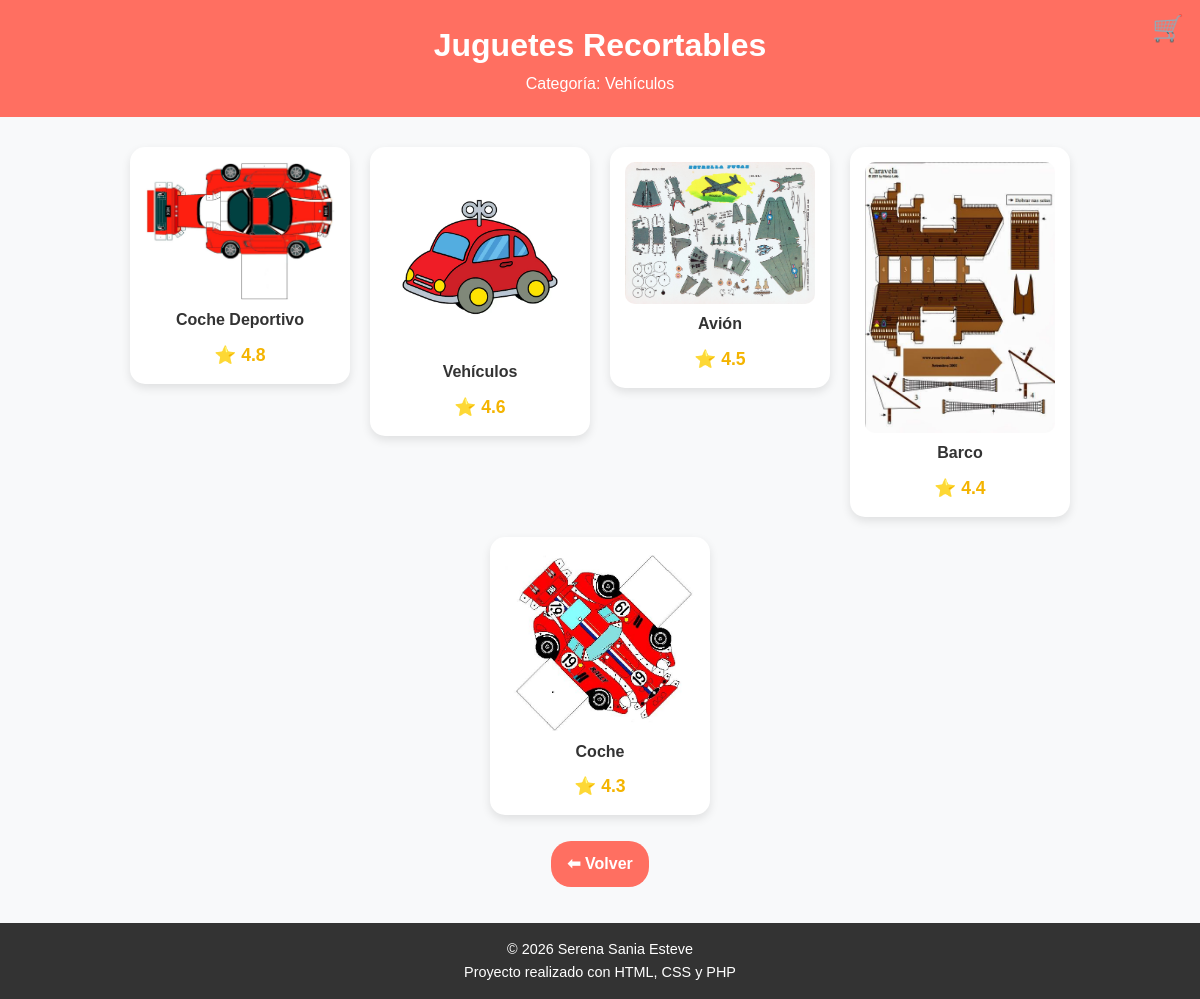
/categoria.php?c=Vehículos, run on the app's committed database.
### tables this page shows
CREATE TABLE productos (
  id INTEGER PRIMARY KEY AUTOINCREMENT,
  nombre TEXT NOT NULL,
  descripcion TEXT,
  imagen TEXT,
  calificacion REAL
, categoria TEXT);

### categoria.php (the view, shortened to what this page needs)
<?php
$db = new SQLite3(__DIR__ . '/recortables.db');
function hasCol(SQLite3 $db, string $table, string $col): bool {
  $res = $db->query("PRAGMA table_info($table)");
  while ($r = $res->fetchArray(SQLITE3_ASSOC)) if (($r['name'] ?? '') === $col) return true;
  return false;
}
function h($s): string {
  return htmlspecialchars((string)$s, ENT_QUOTES, 'UTF-8');
}
function img_path(string $p): string {
  $p = trim($p);
  $p = ltrim($p, '/');
  if (file_exists(__DIR__ . '/' . $p)) return $p;
  return $p;
}
$c = isset($_GET['c']) ? trim($_GET['c']) : '';
$tieneCategoria    = hasCol($db, 'productos', 'categoria');
$tieneCalificacion = hasCol($db, 'productos', 'calificacion');
$tienePrecio       = hasCol($db, 'productos', 'precio');
$tieneFecha        = hasCol($db, 'productos', 'fecha');
$cols = "id, nombre, imagen" .
  ($tieneCalificacion ? ", calificacion" : "") .
  ($tienePrecio ? ", precio" : "") .
  ($tieneFecha ? ", fecha" : "");
if ($tieneCategoria) {
  $stmt = $db->prepare("SELECT $cols FROM productos WHERE categoria = :c ORDER BY " . ($tieneCalificacion ? "calificacion DESC, id ASC" : "id DESC"));
  $stmt->bindValue(':c', $c, SQLITE3_TEXT);
} else {
  $like = '%' . $c . '%';
  $stmt = $db->prepare("SELECT $cols FROM productos WHERE nombre LIKE :q OR descripcion LIKE :q ORDER BY id DESC");
  $stmt->bindValue(':q', $like, SQLITE3_TEXT);
}
$res = $stmt->execute();
?>
<!DOCTYPE html>
<html lang="es">
<head>
  <link rel="stylesheet" href="styles.css">
</head>
<body>
<header>
  <h1>Juguetes Recortables</h1>
  <p>Categoría: <?= h($c) ?></p>
  <a class="cart-link" href="carrito.php" aria-label="Carrito">🛒
  </a>
</header>
<main>
  <section>
    <div class="contenedor">
      <?php
      while ($p = $res->fetchArray(SQLITE3_ASSOC)) {
      ?>
        <a class="cardlink" href="producto.php?id=<?= (int)$p['id'] ?>">
          <article class="destacado">
            <img src="<?= h(img_path($p['imagen'] ?? '')) ?>" alt="<?= h($p['nombre'] ?? '') ?>">
            <h4><?= h($p['nombre'] ?? '') ?></h4>
            <?php if (isset($p['calificacion'])) { ?>
              <p class="calificacion">⭐ <?= h((string)$p['calificacion']) ?></p>
            <?php } ?>
          </article>
        </a>
      <?php } ?>
    </div>
    <div style="text-align:center; margin-top:20px;">
      <a class="btn" href="index.php">⬅ Volver</a>
    </div>
  </section>
</main>
<footer>
  <p>© 2026 Serena Sania Esteve</p>
  <p>Proyecto realizado con HTML, CSS y PHP</p>
</footer>
</body>
</html>

### styles.css (style rules this page uses)
* { margin: 0; padding: 0; box-sizing: border-box; }
:root { --principal: #ff6f61; --secundario: #4dabf7; --fondo: #f8f9fa; --oscuro: #333; --claro: #ffffff; }
body { font-family: Arial, Helvetica, sans-serif; background-color: var(--fondo); color: var(--oscuro); line-height: 1.6; }
img { width: 100%; border-radius: 10px; }
header:not(.hero) { background-color: var(--principal); color: var(--claro); text-align: center; padding: 20px; position: relative; }
.cart-link { position: absolute; top: 16px; right: 16px; font-size: 1.6rem; text-decoration: none; color: white; line-height: 1; z-index: 10; }
section { padding: 30px 20px; }
.contenedor { display: flex; justify-content: center; gap: 20px; flex-wrap: wrap; }
article { background-color: var(--claro); width: 150px; padding: 15px; text-align: center; border-radius: 15px; box-shadow: 0 4px 10px rgba(0, 0, 0, 0.1); transition: transform 0.2s ease; }
article p { margin-top: 10px; font-weight: bold; }
.destacado { width: 220px; }
.calificacion { margin-top: 8px; font-size: 1.1rem; color: #f4b400; }
.cardlink { display: block; color: inherit; text-decoration: none; }
.btn { display: inline-block; margin: 6px; padding: 10px 16px; border: none; border-radius: 20px; background: var(--principal); color: white; font-weight: bold; text-decoration: none; cursor: pointer; }
footer { background-color: var(--oscuro); color: white; text-align: center; padding: 15px; font-size: 0.9rem; }
html { scroll-behavior: smooth; }

### data on the page
productos: imagen (picture), nombre "Coche Deportivo", calificacion "4.8"
productos: imagen (picture), nombre "Vehículos", calificacion "4.6"
productos: imagen (picture), nombre "Avión", calificacion "4.5"
productos: imagen (picture), nombre "Barco", calificacion "4.4"
productos: imagen (picture), nombre "Coche", calificacion "4.3"

### other printed values
$c "Vehículos"
